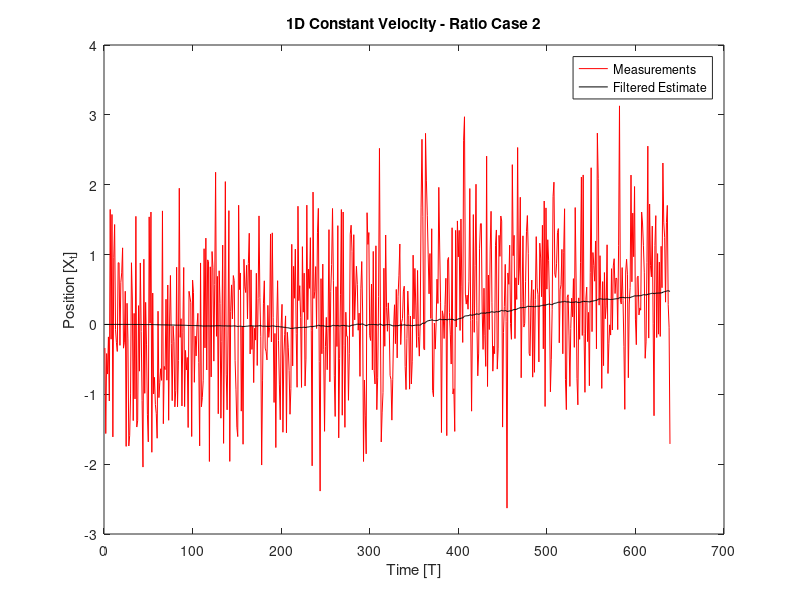

Here is the MATLAB script that generated this plot:
% Tim Driscoll 
% Lab 4 - Kalman Filter
% 10/5/21

clear
clc
close all

%% Read in measurments and plot for reference
fileID = fopen('1D-data.txt','r');
measurements = fscanf(fileID,'%f');
measurements  = measurements';
tt = linspace(1,639,639);

figure('Color','w');
plot(tt,measurements,'r-');
hold on

%% Define kalman variables
phi = [1 1;0 1]; %transition matrix
X = [0;0]; %Initial state definition (t-1,t-1)
S = [1 0;0 1]; %Initial state estimate covariance (t-1,t-1)
Q = [0 0; 0 0.0000000000001]; % Dynamic noise (prediction accuracy)
R = 10000000; % Measurement Noise (larger value means weight measurments less)
M = [1 0]; % observation matrix
I = [1 0;0 1]; % 2x2 identity matrix

for t = 1:1:length(measurements)
    Xt_t1 = phi*X;
    St_t1 = phi*S*phi'+Q;
    Yt = measurements(t);
    Kt = St_t1*M'*(M*St_t1*M' + R)^(-1);
    X = Xt_t1 + Kt*(Yt-M*Xt_t1);
    S = (I - Kt*M)*St_t1;
    X_plot(t) = X(1);
end
plot(tt,X_plot,'k-');
xlabel("Time [T]");
ylabel("Position [X_{t}]");
legend("Measurements","Filtered Estimate");
title("1D Constant Velocity - Ratio Case 2");
